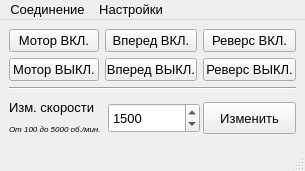
<?xml version="1.0" encoding="UTF-8"?>
<ui version="4.0">
 <class>Vertolet</class>
 <widget class="QMainWindow" name="Vertolet">
  <property name="geometry">
   <rect>
    <x>0</x>
    <y>0</y>
    <width>305</width>
    <height>171</height>
   </rect>
  </property>
  <property name="sizePolicy">
   <sizepolicy hsizetype="Fixed" vsizetype="Fixed">
    <horstretch>0</horstretch>
    <verstretch>0</verstretch>
   </sizepolicy>
  </property>
  <property name="minimumSize">
   <size>
    <width>305</width>
    <height>171</height>
   </size>
  </property>
  <property name="font">
   <font>
    <family>Segoe UI</family>
    <pointsize>10</pointsize>
    <weight>50</weight>
    <bold>false</bold>
    <stylestrategy>PreferAntialias</stylestrategy>
   </font>
  </property>
  <property name="windowTitle">
   <string>Крутелятор</string>
  </property>
  <property name="windowIcon">
   <iconset resource="master.qrc">
    <normaloff>:/krutelyator.ico</normaloff>:/krutelyator.ico</iconset>
  </property>
  <property name="dockOptions">
   <set>QMainWindow::AllowTabbedDocks|QMainWindow::AnimatedDocks|QMainWindow::VerticalTabs</set>
  </property>
  <widget class="QWidget" name="centralwidget">
   <property name="enabled">
    <bool>true</bool>
   </property>
   <property name="sizePolicy">
    <sizepolicy hsizetype="Fixed" vsizetype="Fixed">
     <horstretch>0</horstretch>
     <verstretch>0</verstretch>
    </sizepolicy>
   </property>
   <property name="layoutDirection">
    <enum>Qt::LeftToRight</enum>
   </property>
   <property name="autoFillBackground">
    <bool>false</bool>
   </property>
   <layout class="QVBoxLayout" name="verticalLayout_2">
    <property name="sizeConstraint">
     <enum>QLayout::SetMaximumSize</enum>
    </property>
    <item>
     <layout class="QGridLayout" name="gridLayout">
      <property name="sizeConstraint">
       <enum>QLayout::SetMaximumSize</enum>
      </property>
      <property name="topMargin">
       <number>0</number>
      </property>
      <property name="rightMargin">
       <number>0</number>
      </property>
      <property name="bottomMargin">
       <number>0</number>
      </property>
      <property name="spacing">
       <number>6</number>
      </property>
      <item row="2" column="1">
       <widget class="QPushButton" name="FOROFF">
        <property name="enabled">
         <bool>true</bool>
        </property>
        <property name="sizePolicy">
         <sizepolicy hsizetype="Minimum" vsizetype="Minimum">
          <horstretch>0</horstretch>
          <verstretch>0</verstretch>
         </sizepolicy>
        </property>
        <property name="text">
         <string>Вперед ВЫКЛ.</string>
        </property>
       </widget>
      </item>
      <item row="2" column="2">
       <widget class="QPushButton" name="REVOFF">
        <property name="enabled">
         <bool>true</bool>
        </property>
        <property name="sizePolicy">
         <sizepolicy hsizetype="Minimum" vsizetype="Minimum">
          <horstretch>0</horstretch>
          <verstretch>0</verstretch>
         </sizepolicy>
        </property>
        <property name="text">
         <string>Реверс ВЫКЛ.</string>
        </property>
       </widget>
      </item>
      <item row="0" column="2">
       <widget class="QPushButton" name="REV">
        <property name="enabled">
         <bool>true</bool>
        </property>
        <property name="sizePolicy">
         <sizepolicy hsizetype="Minimum" vsizetype="Minimum">
          <horstretch>0</horstretch>
          <verstretch>0</verstretch>
         </sizepolicy>
        </property>
        <property name="text">
         <string>Реверс ВКЛ.</string>
        </property>
       </widget>
      </item>
      <item row="0" column="0">
       <widget class="QPushButton" name="SON">
        <property name="sizePolicy">
         <sizepolicy hsizetype="Minimum" vsizetype="Minimum">
          <horstretch>0</horstretch>
          <verstretch>0</verstretch>
         </sizepolicy>
        </property>
        <property name="text">
         <string>Мотор ВКЛ.</string>
        </property>
       </widget>
      </item>
      <item row="0" column="1">
       <widget class="QPushButton" name="FOR">
        <property name="enabled">
         <bool>true</bool>
        </property>
        <property name="sizePolicy">
         <sizepolicy hsizetype="Minimum" vsizetype="Minimum">
          <horstretch>0</horstretch>
          <verstretch>0</verstretch>
         </sizepolicy>
        </property>
        <property name="text">
         <string>Вперед ВКЛ.</string>
        </property>
        <property name="checkable">
         <bool>false</bool>
        </property>
        <property name="autoExclusive">
         <bool>false</bool>
        </property>
        <property name="autoDefault">
         <bool>false</bool>
        </property>
        <property name="default">
         <bool>false</bool>
        </property>
        <property name="flat">
         <bool>false</bool>
        </property>
       </widget>
      </item>
      <item row="2" column="0">
       <widget class="QPushButton" name="SOFF">
        <property name="sizePolicy">
         <sizepolicy hsizetype="Minimum" vsizetype="Minimum">
          <horstretch>0</horstretch>
          <verstretch>0</verstretch>
         </sizepolicy>
        </property>
        <property name="text">
         <string>Мотор ВЫКЛ.</string>
        </property>
       </widget>
      </item>
     </layout>
    </item>
    <item>
     <widget class="Line" name="line">
      <property name="orientation">
       <enum>Qt::Horizontal</enum>
      </property>
     </widget>
    </item>
    <item>
     <layout class="QHBoxLayout" name="horizontalLayout_3">
      <property name="spacing">
       <number>0</number>
      </property>
      <property name="sizeConstraint">
       <enum>QLayout::SetMaximumSize</enum>
      </property>
      <item>
       <layout class="QVBoxLayout" name="verticalLayout">
        <property name="spacing">
         <number>0</number>
        </property>
        <property name="sizeConstraint">
         <enum>QLayout::SetMaximumSize</enum>
        </property>
        <property name="rightMargin">
         <number>3</number>
        </property>
        <item>
         <widget class="QLabel" name="label">
          <property name="font">
           <font>
            <weight>50</weight>
            <bold>false</bold>
            <underline>false</underline>
            <strikeout>false</strikeout>
           </font>
          </property>
          <property name="text">
           <string>Изм. скорости</string>
          </property>
         </widget>
        </item>
        <item>
         <widget class="QLabel" name="label_2">
          <property name="font">
           <font>
            <pointsize>6</pointsize>
            <italic>true</italic>
           </font>
          </property>
          <property name="text">
           <string>От 100 до 5000 об./мин.</string>
          </property>
         </widget>
        </item>
       </layout>
      </item>
      <item>
       <layout class="QVBoxLayout" name="verticalLayout_4" stretch="0">
        <property name="leftMargin">
         <number>3</number>
        </property>
        <property name="topMargin">
         <number>7</number>
        </property>
        <property name="bottomMargin">
         <number>7</number>
        </property>
        <item>
         <widget class="QSpinBox" name="speed">
          <property name="sizePolicy">
           <sizepolicy hsizetype="Minimum" vsizetype="Minimum">
            <horstretch>0</horstretch>
            <verstretch>0</verstretch>
           </sizepolicy>
          </property>
          <property name="minimum">
           <number>100</number>
          </property>
          <property name="maximum">
           <number>5000</number>
          </property>
          <property name="singleStep">
           <number>100</number>
          </property>
          <property name="stepType">
           <enum>QAbstractSpinBox::DefaultStepType</enum>
          </property>
          <property name="value">
           <number>1500</number>
          </property>
         </widget>
        </item>
       </layout>
      </item>
      <item>
       <layout class="QVBoxLayout" name="verticalLayout_3">
        <property name="leftMargin">
         <number>3</number>
        </property>
        <property name="topMargin">
         <number>6</number>
        </property>
        <property name="bottomMargin">
         <number>6</number>
        </property>
        <item>
         <widget class="QPushButton" name="speedChange">
          <property name="sizePolicy">
           <sizepolicy hsizetype="Minimum" vsizetype="Minimum">
            <horstretch>0</horstretch>
            <verstretch>0</verstretch>
           </sizepolicy>
          </property>
          <property name="text">
           <string>Изменить</string>
          </property>
         </widget>
        </item>
       </layout>
      </item>
     </layout>
    </item>
   </layout>
  </widget>
  <widget class="QMenuBar" name="menubar">
   <property name="enabled">
    <bool>true</bool>
   </property>
   <property name="geometry">
    <rect>
     <x>0</x>
     <y>0</y>
     <width>305</width>
     <height>21</height>
    </rect>
   </property>
   <property name="font">
    <font>
     <stylestrategy>PreferAntialias</stylestrategy>
    </font>
   </property>
   <widget class="QMenu" name="connect">
    <property name="font">
     <font>
      <stylestrategy>PreferAntialias</stylestrategy>
     </font>
    </property>
    <property name="title">
     <string>Соединение</string>
    </property>
    <addaction name="actionCon"/>
    <addaction name="actionDisc"/>
   </widget>
   <widget class="QMenu" name="settings">
    <property name="font">
     <font>
      <stylestrategy>PreferAntialias</stylestrategy>
     </font>
    </property>
    <property name="title">
     <string>Настройки</string>
    </property>
    <addaction name="actionSetcom"/>
    <addaction name="actionAutoconnect"/>
   </widget>
   <addaction name="connect"/>
   <addaction name="settings"/>
  </widget>
  <widget class="QStatusBar" name="statusBar">
   <property name="font">
    <font>
     <stylestrategy>PreferAntialias</stylestrategy>
    </font>
   </property>
   <property name="statusTip">
    <string/>
   </property>
  </widget>
  <action name="actionCon">
   <property name="icon">
    <iconset resource="master.qrc">
     <normaloff>:/connect.png</normaloff>:/connect.png</iconset>
   </property>
   <property name="text">
    <string>Соединиться</string>
   </property>
   <property name="font">
    <font>
     <stylestrategy>PreferAntialias</stylestrategy>
    </font>
   </property>
  </action>
  <action name="actionDisc">
   <property name="icon">
    <iconset resource="master.qrc">
     <normaloff>:/disconnect.png</normaloff>:/disconnect.png</iconset>
   </property>
   <property name="text">
    <string>Разъединиться</string>
   </property>
   <property name="font">
    <font>
     <stylestrategy>PreferAntialias</stylestrategy>
    </font>
   </property>
  </action>
  <action name="actionSetcom">
   <property name="icon">
    <iconset resource="master.qrc">
     <normaloff>:/settings.png</normaloff>:/settings.png</iconset>
   </property>
   <property name="text">
    <string>Настройки modbus</string>
   </property>
   <property name="font">
    <font>
     <stylestrategy>PreferAntialias</stylestrategy>
    </font>
   </property>
  </action>
  <action name="actionAutoconnect">
   <property name="checkable">
    <bool>true</bool>
   </property>
   <property name="checked">
    <bool>true</bool>
   </property>
   <property name="icon">
    <iconset resource="master.qrc">
     <normaloff>:/notok.png</normaloff>
     <normalon>:/ok.png</normalon>
     <disabledoff>:/notok.png</disabledoff>
     <disabledon>:/notok.png</disabledon>
     <activeoff>:/notok.png</activeoff>
     <activeon>:/ok.png</activeon>
     <selectedoff>:/notok.png</selectedoff>
     <selectedon>:/ok.png</selectedon>:/notok.png</iconset>
   </property>
   <property name="text">
    <string>Автоподключение</string>
   </property>
   <property name="font">
    <font>
     <stylestrategy>PreferAntialias</stylestrategy>
    </font>
   </property>
  </action>
 </widget>
 <resources>
  <include location="master.qrc"/>
 </resources>
 <connections/>
</ui>
